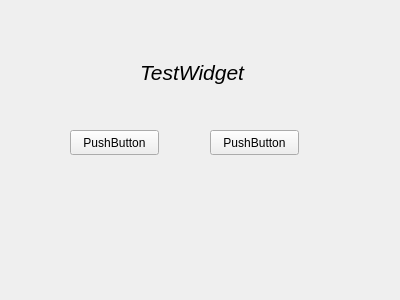
<?xml version="1.0" encoding="UTF-8"?>
<ui version="4.0">
 <class>TestWidget</class>
 <widget class="QWidget" name="TestWidget">
  <property name="geometry">
   <rect>
    <x>0</x>
    <y>0</y>
    <width>400</width>
    <height>300</height>
   </rect>
  </property>
  <property name="windowTitle">
   <string>Form</string>
  </property>
  <widget class="QPushButton" name="pushButton">
   <property name="geometry">
    <rect>
     <x>70</x>
     <y>130</y>
     <width>89</width>
     <height>25</height>
    </rect>
   </property>
   <property name="text">
    <string>PushButton</string>
   </property>
  </widget>
  <widget class="QPushButton" name="pushButton_2">
   <property name="geometry">
    <rect>
     <x>210</x>
     <y>130</y>
     <width>89</width>
     <height>25</height>
    </rect>
   </property>
   <property name="text">
    <string>PushButton</string>
   </property>
  </widget>
  <widget class="QLabel" name="label">
   <property name="geometry">
    <rect>
     <x>140</x>
     <y>60</y>
     <width>107</width>
     <height>24</height>
    </rect>
   </property>
   <property name="font">
    <font>
     <pointsize>16</pointsize>
     <italic>true</italic>
    </font>
   </property>
   <property name="text">
    <string>TestWidget</string>
   </property>
  </widget>
 </widget>
 <resources/>
 <connections/>
</ui>
